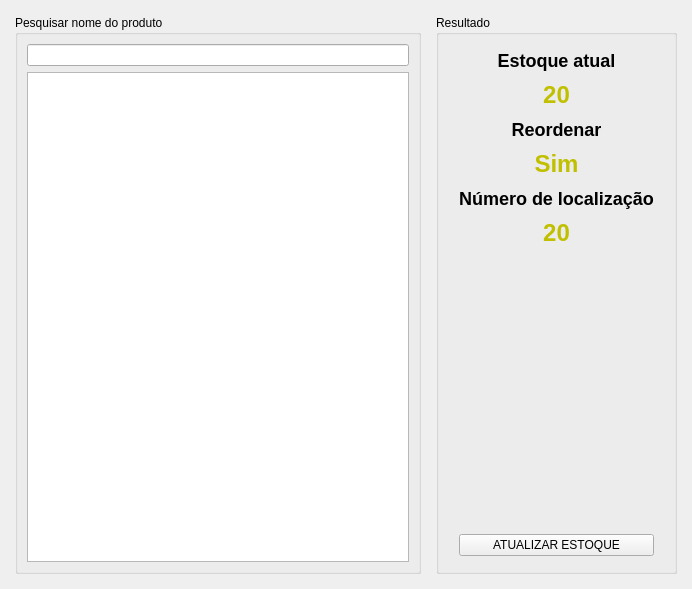
<?xml version="1.0" encoding="UTF-8"?>
<ui version="4.0">
 <class>Form</class>
 <widget class="QWidget" name="Form">
  <property name="geometry">
   <rect>
    <x>0</x>
    <y>0</y>
    <width>692</width>
    <height>589</height>
   </rect>
  </property>
  <property name="windowTitle">
   <string>Pesquisar</string>
  </property>
  <property name="windowIcon">
   <iconset>
    <normaloff>icon/search.svg</normaloff>icon/search.svg</iconset>
  </property>
  <layout class="QGridLayout" name="gridLayout">
   <property name="leftMargin">
    <number>15</number>
   </property>
   <property name="topMargin">
    <number>15</number>
   </property>
   <property name="rightMargin">
    <number>15</number>
   </property>
   <property name="bottomMargin">
    <number>15</number>
   </property>
   <property name="spacing">
    <number>15</number>
   </property>
   <item row="0" column="0">
    <widget class="QGroupBox" name="groupBox_2">
     <property name="title">
      <string>Pesquisar nome do produto</string>
     </property>
     <layout class="QVBoxLayout" name="verticalLayout">
      <item>
       <widget class="QLineEdit" name="lineEdit"/>
      </item>
      <item>
       <widget class="QListWidget" name="listWidget"/>
      </item>
     </layout>
    </widget>
   </item>
   <item row="0" column="1">
    <widget class="QGroupBox" name="groupBox_3">
     <property name="title">
      <string>Resultado</string>
     </property>
     <layout class="QVBoxLayout" name="verticalLayout_5">
      <property name="spacing">
       <number>10</number>
      </property>
      <property name="leftMargin">
       <number>20</number>
      </property>
      <property name="topMargin">
       <number>15</number>
      </property>
      <property name="rightMargin">
       <number>20</number>
      </property>
      <property name="bottomMargin">
       <number>15</number>
      </property>
      <item>
       <layout class="QVBoxLayout" name="verticalLayout_2">
        <item>
         <widget class="QLabel" name="label">
          <property name="styleSheet">
           <string notr="true">QLabel {
	font-size: 18px;
	font-weight: 600;
}</string>
          </property>
          <property name="text">
           <string>Estoque atual</string>
          </property>
          <property name="alignment">
           <set>Qt::AlignCenter</set>
          </property>
         </widget>
        </item>
        <item>
         <widget class="QLabel" name="label_2">
          <property name="styleSheet">
           <string notr="true">QLabel {
	font-size: 24px;
	font-weight: 700;
	color: #c0c000;
}</string>
          </property>
          <property name="text">
           <string>20</string>
          </property>
          <property name="alignment">
           <set>Qt::AlignCenter</set>
          </property>
         </widget>
        </item>
       </layout>
      </item>
      <item>
       <layout class="QVBoxLayout" name="verticalLayout_3">
        <item>
         <widget class="QLabel" name="label_3">
          <property name="styleSheet">
           <string notr="true">QLabel {
	font-size: 18px;
	font-weight: 600;
}</string>
          </property>
          <property name="text">
           <string>Reordenar</string>
          </property>
          <property name="alignment">
           <set>Qt::AlignCenter</set>
          </property>
         </widget>
        </item>
        <item>
         <widget class="QLabel" name="label_4">
          <property name="styleSheet">
           <string notr="true">QLabel {
	font-size: 24px;
	font-weight: 700;
	color: #c0c000;
}</string>
          </property>
          <property name="text">
           <string>Sim</string>
          </property>
          <property name="alignment">
           <set>Qt::AlignCenter</set>
          </property>
         </widget>
        </item>
       </layout>
      </item>
      <item>
       <layout class="QVBoxLayout" name="verticalLayout_4">
        <item>
         <widget class="QLabel" name="label_5">
          <property name="styleSheet">
           <string notr="true">QLabel {
	font-size: 18px;
	font-weight: 600;
}</string>
          </property>
          <property name="text">
           <string>Número de localização</string>
          </property>
          <property name="alignment">
           <set>Qt::AlignCenter</set>
          </property>
         </widget>
        </item>
        <item>
         <widget class="QLabel" name="label_6">
          <property name="styleSheet">
           <string notr="true">QLabel {
	font-size: 24px;
	font-weight: 700;
	color: #c0c000;
}</string>
          </property>
          <property name="text">
           <string>20</string>
          </property>
          <property name="alignment">
           <set>Qt::AlignCenter</set>
          </property>
         </widget>
        </item>
       </layout>
      </item>
      <item>
       <spacer name="verticalSpacer">
        <property name="orientation">
         <enum>Qt::Vertical</enum>
        </property>
        <property name="sizeHint" stdset="0">
         <size>
          <width>20</width>
          <height>177</height>
         </size>
        </property>
       </spacer>
      </item>
      <item>
       <widget class="QPushButton" name="pushButton_5">
        <property name="styleSheet">
         <string notr="true"/>
        </property>
        <property name="text">
         <string>ATUALIZAR ESTOQUE</string>
        </property>
       </widget>
      </item>
     </layout>
    </widget>
   </item>
  </layout>
 </widget>
 <resources/>
 <connections/>
</ui>
